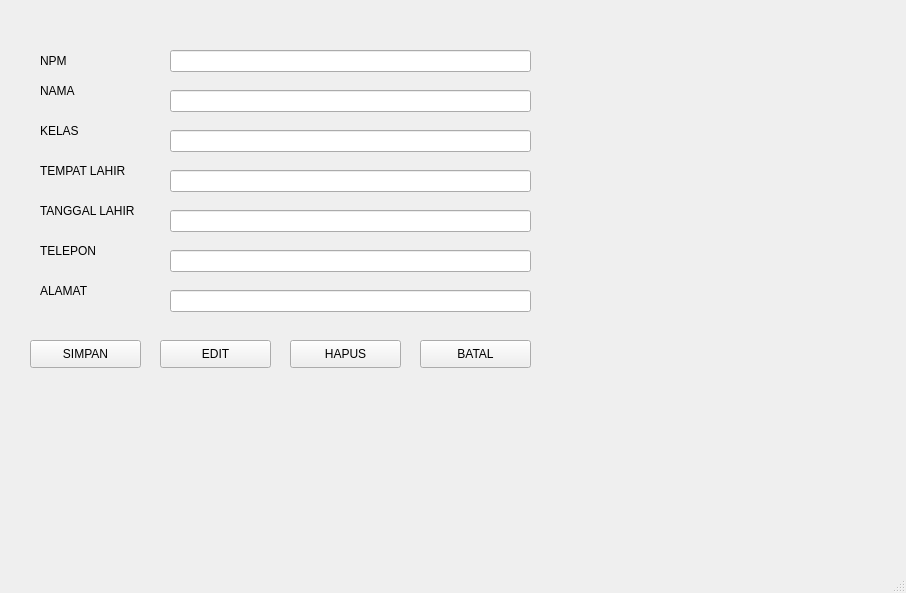
<?xml version="1.0" encoding="UTF-8"?>
<ui version="4.0">
 <class>MainWindow</class>
 <widget class="QMainWindow" name="MainWindow">
  <property name="geometry">
   <rect>
    <x>0</x>
    <y>0</y>
    <width>906</width>
    <height>593</height>
   </rect>
  </property>
  <property name="windowTitle">
   <string>MainWindow</string>
  </property>
  <widget class="QWidget" name="centralwidget">
   <widget class="QLabel" name="label">
    <property name="geometry">
     <rect>
      <x>40</x>
      <y>50</y>
      <width>55</width>
      <height>21</height>
     </rect>
    </property>
    <property name="text">
     <string>NPM</string>
    </property>
   </widget>
   <widget class="QLabel" name="label_2">
    <property name="geometry">
     <rect>
      <x>40</x>
      <y>80</y>
      <width>55</width>
      <height>21</height>
     </rect>
    </property>
    <property name="text">
     <string>NAMA</string>
    </property>
   </widget>
   <widget class="QLabel" name="label_3">
    <property name="geometry">
     <rect>
      <x>40</x>
      <y>120</y>
      <width>55</width>
      <height>21</height>
     </rect>
    </property>
    <property name="text">
     <string>KELAS</string>
    </property>
   </widget>
   <widget class="QLabel" name="label_4">
    <property name="geometry">
     <rect>
      <x>40</x>
      <y>160</y>
      <width>91</width>
      <height>21</height>
     </rect>
    </property>
    <property name="text">
     <string>TEMPAT LAHIR</string>
    </property>
   </widget>
   <widget class="QLabel" name="label_5">
    <property name="geometry">
     <rect>
      <x>40</x>
      <y>200</y>
      <width>111</width>
      <height>21</height>
     </rect>
    </property>
    <property name="text">
     <string>TANGGAL LAHIR</string>
    </property>
   </widget>
   <widget class="QLabel" name="label_6">
    <property name="geometry">
     <rect>
      <x>40</x>
      <y>240</y>
      <width>91</width>
      <height>21</height>
     </rect>
    </property>
    <property name="text">
     <string>TELEPON</string>
    </property>
   </widget>
   <widget class="QLabel" name="label_7">
    <property name="geometry">
     <rect>
      <x>40</x>
      <y>280</y>
      <width>81</width>
      <height>21</height>
     </rect>
    </property>
    <property name="text">
     <string>ALAMAT</string>
    </property>
   </widget>
   <widget class="QLineEdit" name="lineEdit">
    <property name="geometry">
     <rect>
      <x>170</x>
      <y>50</y>
      <width>361</width>
      <height>22</height>
     </rect>
    </property>
   </widget>
   <widget class="QLineEdit" name="lineEdit_2">
    <property name="geometry">
     <rect>
      <x>170</x>
      <y>90</y>
      <width>361</width>
      <height>22</height>
     </rect>
    </property>
   </widget>
   <widget class="QLineEdit" name="lineEdit_3">
    <property name="geometry">
     <rect>
      <x>170</x>
      <y>130</y>
      <width>361</width>
      <height>22</height>
     </rect>
    </property>
   </widget>
   <widget class="QLineEdit" name="lineEdit_4">
    <property name="geometry">
     <rect>
      <x>170</x>
      <y>170</y>
      <width>361</width>
      <height>22</height>
     </rect>
    </property>
   </widget>
   <widget class="QLineEdit" name="lineEdit_5">
    <property name="geometry">
     <rect>
      <x>170</x>
      <y>210</y>
      <width>361</width>
      <height>22</height>
     </rect>
    </property>
   </widget>
   <widget class="QLineEdit" name="lineEdit_6">
    <property name="geometry">
     <rect>
      <x>170</x>
      <y>250</y>
      <width>361</width>
      <height>22</height>
     </rect>
    </property>
   </widget>
   <widget class="QLineEdit" name="lineEdit_7">
    <property name="geometry">
     <rect>
      <x>170</x>
      <y>290</y>
      <width>361</width>
      <height>22</height>
     </rect>
    </property>
   </widget>
   <widget class="QPushButton" name="pushButton">
    <property name="geometry">
     <rect>
      <x>30</x>
      <y>340</y>
      <width>111</width>
      <height>28</height>
     </rect>
    </property>
    <property name="text">
     <string>SIMPAN</string>
    </property>
   </widget>
   <widget class="QPushButton" name="pushButton_2">
    <property name="geometry">
     <rect>
      <x>290</x>
      <y>340</y>
      <width>111</width>
      <height>28</height>
     </rect>
    </property>
    <property name="text">
     <string>HAPUS</string>
    </property>
   </widget>
   <widget class="QPushButton" name="pushButton_3">
    <property name="geometry">
     <rect>
      <x>160</x>
      <y>340</y>
      <width>111</width>
      <height>28</height>
     </rect>
    </property>
    <property name="text">
     <string>EDIT</string>
    </property>
   </widget>
   <widget class="QPushButton" name="pushButton_4">
    <property name="geometry">
     <rect>
      <x>420</x>
      <y>340</y>
      <width>111</width>
      <height>28</height>
     </rect>
    </property>
    <property name="text">
     <string>BATAL</string>
    </property>
   </widget>
  </widget>
  <widget class="QMenuBar" name="menubar">
   <property name="geometry">
    <rect>
     <x>0</x>
     <y>0</y>
     <width>906</width>
     <height>26</height>
    </rect>
   </property>
  </widget>
  <widget class="QStatusBar" name="statusbar"/>
 </widget>
 <resources/>
 <connections/>
</ui>
